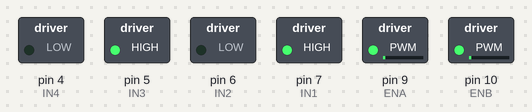
Recording of a sketch running on a simulated Arduino Uno, built with avr-gcc and run on an emulated ATmega328P. On the bench: switched loads named in the sketch (green lamp = pin HIGH).

Above: at 0.05 s.
At 0.95 s:
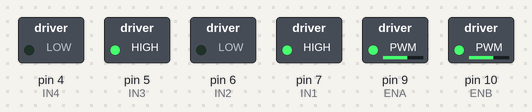
At 1.9 s:
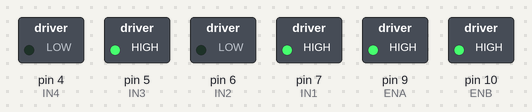
At 3.75 s:
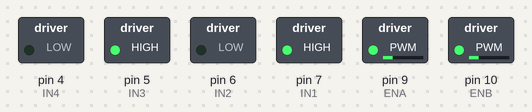
Timing chart, 0 to 6.7 s (numbered marks = the images above):
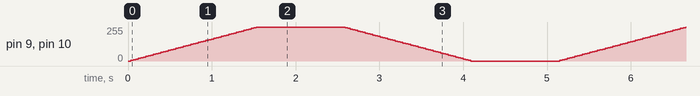

The sketch:

motor_pwm_test.ino
```cpp
// motor_pwm_test.ino
//
// Ramps both motors up to full speed and back down, repeatedly. Verifies that
// PWM speed control works on the enable pins, as distinct from simply having
// the motors turn on and off.
//
// Upload this after motor_direction_test confirms direction and wiring.
//
// STATUS: verified. This sketch spins the motors correctly on the pin mapping
// below. A variant using IN1=2, IN2=3, IN3=4, IN4=5 was also tried and left
// one wheel dead — that mapping is not used anywhere in this project.
//
// ── WIRING ────────────────────────────────────────────────────────────────
//   L298N IN1 -> D7      L298N IN3 -> D5      L298N ENA -> D9  (PWM)
//   L298N IN2 -> D6      L298N IN4 -> D4      L298N ENB -> D10 (PWM)
//   L298N GND -> Arduino GND
//
// The ENA/ENB jumpers MUST be removed for this sketch. With the jumpers
// fitted the enable pins are held high and the analogWrite calls below do
// nothing — the motors just run flat out.
//
// Motors typically will not start turning until the duty cycle reaches
// roughly 100-130 depending on load and battery state, so the low end of the
// ramp is expected to be silent.

const int IN1 = 7;
const int IN2 = 6;
const int IN3 = 5;
const int IN4 = 4;
const int ENA = 9;
const int ENB = 10;

void setup() {
  pinMode(IN1, OUTPUT);
  pinMode(IN2, OUTPUT);
  pinMode(IN3, OUTPUT);
  pinMode(IN4, OUTPUT);
  pinMode(ENA, OUTPUT);
  pinMode(ENB, OUTPUT);

  // Both motors forward for the whole test; only speed changes.
  digitalWrite(IN1, HIGH);
  digitalWrite(IN2, LOW);
  digitalWrite(IN3, HIGH);
  digitalWrite(IN4, LOW);
}

void loop() {
  // Accelerate
  for (int speed = 0; speed <= 255; speed += 5) {
    analogWrite(ENA, speed);
    analogWrite(ENB, speed);
    delay(30);
  }

  delay(1000);

  // Decelerate
  for (int speed = 255; speed >= 0; speed -= 5) {
    analogWrite(ENA, speed);
    analogWrite(ENB, speed);
    delay(30);
  }

  delay(1000);
}
```
